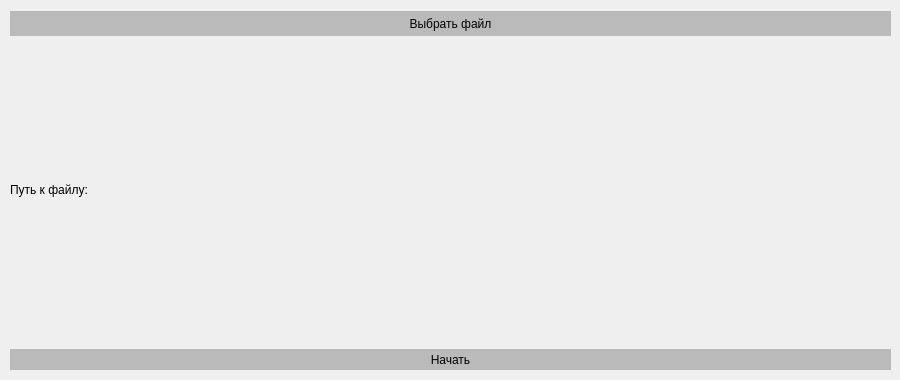
    <widget class="QWidget" name="tab_6">
     <property name="minimumSize">
      <size>
       <width>900</width>
       <height>380</height>
      </size>
     </property>
     <property name="maximumSize">
      <size>
       <width>900</width>
       <height>380</height>
      </size>
     </property>
     <attribute name="title">
      <string>Найти некорректную дату</string>
     </attribute>
     <widget class="QWidget" name="gridLayoutWidget">
      <property name="geometry">
       <rect>
        <x>10</x>
        <y>9</y>
        <width>881</width>
        <height>331</height>
       </rect>
      </property>
      <layout class="QGridLayout" name="gridLayout_6">
       <item row="1" column="0">
        <widget class="QLabel" name="label_45">
         <property name="text">
          <string>Путь к файлу:</string>
         </property>
        </widget>
       </item>
       <item row="1" column="1">
        <widget class="QLabel" name="label_46">
         <property name="text">
          <string/>
         </property>
         <property name="wordWrap">
          <bool>true</bool>
         </property>
        </widget>
       </item>
       <item row="0" column="0" colspan="2">
        <widget class="QPushButton" name="pushButton_6">
         <property name="minimumSize">
          <size>
           <width>0</width>
           <height>25</height>
          </size>
         </property>
         <property name="maximumSize">
          <size>
           <width>16777215</width>
           <height>20</height>
          </size>
         </property>
         <property name="styleSheet">
          <string notr="true">background-color: rgb(186, 186, 186);
border: 4px solid rgb(186, 186, 186);</string>
         </property>
         <property name="text">
          <string>Выбрать файл</string>
         </property>
        </widget>
       </item>
      </layout>
     </widget>
     <widget class="QPushButton" name="start_6">
      <property name="geometry">
       <rect>
        <x>10</x>
        <y>349</y>
        <width>881</width>
        <height>21</height>
       </rect>
      </property>
      <property name="styleSheet">
       <string notr="true">background-color: rgb(186, 186, 186);
border: 4px solid rgb(186, 186, 186);</string>
      </property>
      <property name="text">
       <string>Начать</string>
      </property>
     </widget>
    </widget>
